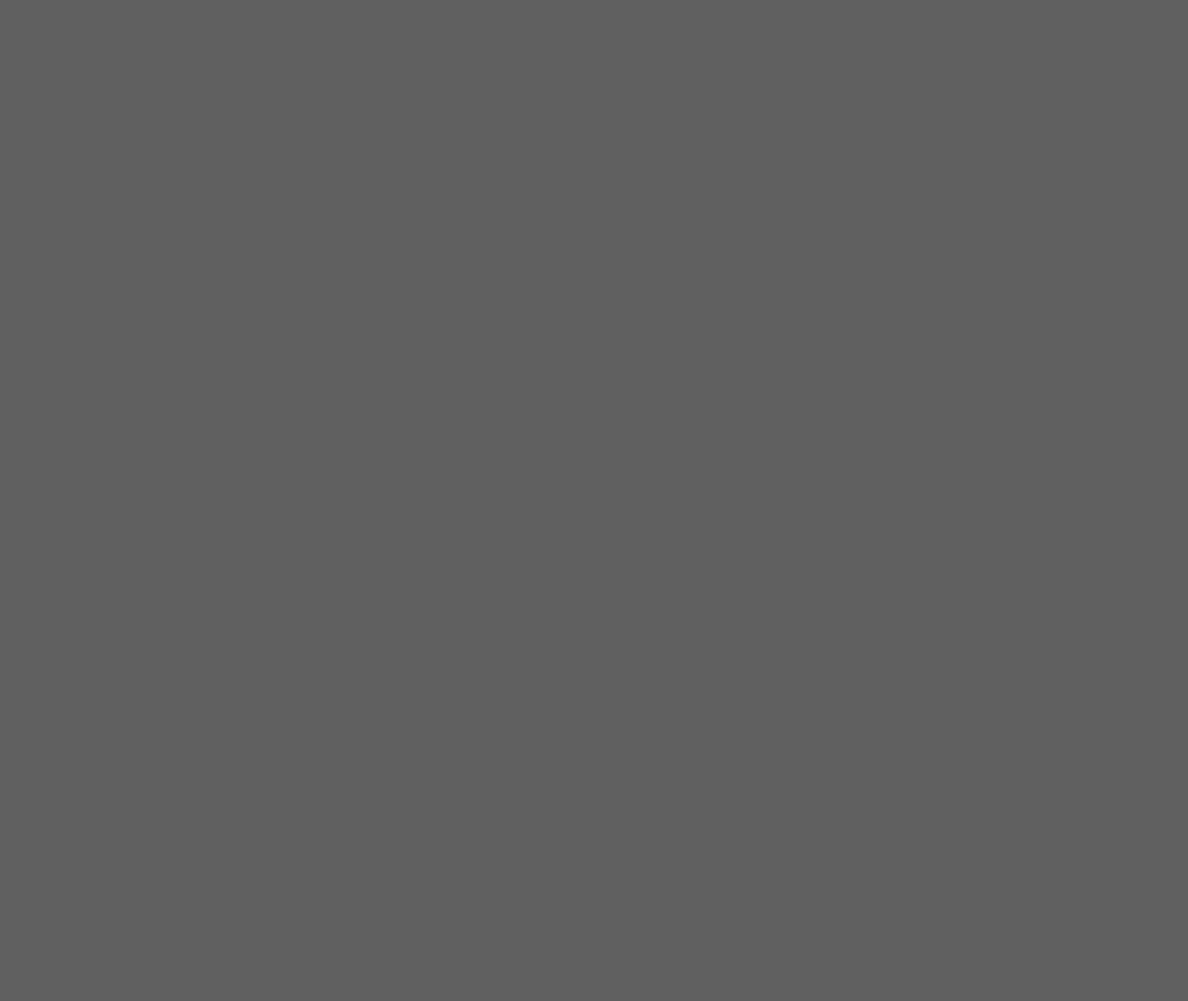
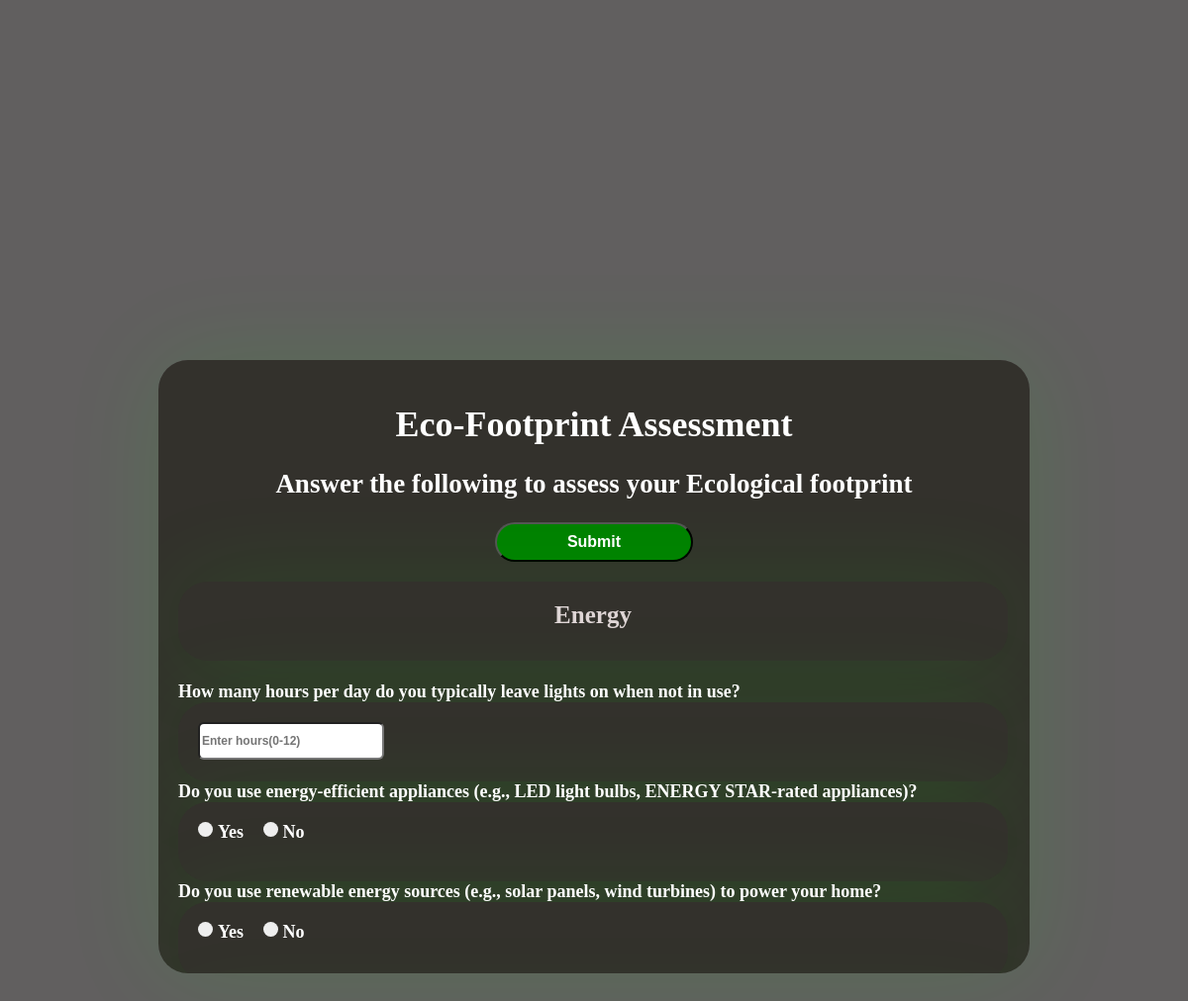
The app's page /eco-footprint-assessment/ (signed in) with its own data (2 pictures, top to bottom).
### users/models.py (models this page shows, shortened)
class EcoFootprintCategory(models.Model):
    name = models.CharField(max_length=100)

class EcoFootprintQuestion(models.Model):
    category = models.ForeignKey(EcoFootprintCategory, on_delete=models.CASCADE)
    question_text = models.TextField()

### users/views.py (the view)
# urls.py: path('eco-footprint-assessment/', views.eco_footprint_assessment, name='eco_footprint_assessment'),
@login_required(login_url='/login/')
def eco_footprint_assessment(request):
    user = request.user
    now = timezone.now()
    today = now.date()
    last_response = None
    last_submission_date = None
    try:
        last_response = UserResponse.objects.filter(user=user).latest('date')
        last_submission_date = last_response.date.date()
    except UserResponse.DoesNotExist:
        last_submission_date = None
    recent_submission = last_submission_date == today
    if recent_submission:
        return render(request, 'wait_24.html', {'recent_submission': recent_submission, 'last_submission_time': last_response.date, 'first_name': user.first_name})
    if request.method == 'POST':
        for question_id, response_text in request.POST.items():
            if question_id.startswith('response_'):
                if not response_text or response_text == "Select an option":
                    return HttpResponse("Please answer all questions before submitting.")
        for question_id, response_text in request.POST.items():
            if question_id.startswith('response_'):
                question_id = int(question_id.split('_')[1])
                question = EcoFootprintQuestion.objects.get(pk=question_id)
                UserResponse.objects.create(user=user, question=question, response=response_text, date=now)
        return redirect('assessment_complete')
    else:
        categories = EcoFootprintCategory.objects.all()
        return render(request, 'assessment.html', {
            'categories': categories,
            'last_submission_time': last_response.date if last_response else None
        })

### users/templates/assessment.html (shortened to what this page needs)
<!DOCTYPE html>
<html lang="en">
<head>
</head>
<body style="background-color:#615f5f;">
    <div class="energy">
    <h1 style="text-align:center;">Eco-Footprint Assessment</h1>
    <h2  style="text-align:center;"> Answer the following to assess your Ecological footprint</h2>
    <div style="text-align:center;">
        <button type="submit" class="submit-button" form="eco-form">Submit</button>
    </div>
    {% if categories %}
        <form method="post">
            {% for category in categories %}
            <h2 style="text-align:center; font-size:25px;color:#ded5d5; font-weight:bold;" class="category" >{{ category.name }}</h2>
            {% for question in category.ecofootprintquestion_set.all %}
            <div>
                <label >{{ question.question_text }}</label><br>
                <div class="category">
                    {% if question.question_text == "How many hours per day do you typically leave lights on when not in use?" %}
                    <input type="number" name="response_{{ question.id }}" placeholder="Enter hours(0-12)" class="custom-textbox" min="0" max="12" required /><br>
                    {% elif question.question_text == "Do you use energy-efficient appliances (e.g., LED light bulbs, ENERGY STAR-rated appliances)?" %}
                        <label class="custom-radio">
                            Yes
                            <span class="checkmark"></span>
                        </label>
                        <label class="custom-radio">
                            No
                            <span class="checkmark"></span>
                        </label><br>
                    {% elif question.question_text == "Do you use renewable energy sources (e.g., solar panels, wind turbines) to power your home?" %}
                        <label class="custom-radio">
                            Yes
                            <span class="checkmark"></span>
                        </label>
                        <label class="custom-radio">
                            No
                            <span class="checkmark"></span>
                        </label><br>
                    {% endif %}
                </div>
            </div>
            {% endfor %}
            {% endfor %}
        </form>
    {% else %}
        <p>No categories found.</p>
    {% endif %}
    </div>
</body>
</html>

### users/templates/assessment.html (style rules this page uses)
.energy { height: 580px; width:70%; padding: 20px; background-color: #33312c; border-radius: 30px; position: absolute; top: 50%; left: 50%; transform: translate(-50%, -50%); box-shadow: 0 0 100px rgba(0, 255, 0, 0.1); transition: box-shadow 0.3s ease; overflow-y: auto; z-index: 1; font-weight:bold; font-size:18px; color:white; }
.custom-textbox { width: 180px; height: 32px; border-radius:6px; background-color:white; font-color:Black; font-weight:bold; font-size:12px; }
.custom-radio { display: inline-block; position: relative; padding-left: 20px; margin-right: 15px; cursor: pointer; font-size: 18px; user-select: none; }
.custom-radio .checkmark { position: absolute; top: 0; left: 0; height: 15px; width: 15px; background-color: #eee; border-radius: 50%; }
.custom-radio .checkmark:after { content: ""; position: absolute; display: none; }
.custom-radio .checkmark:after { top: 4px; left: 4px; width: 8px; height: 8px; border-radius: 50%; background: #c2bebe; }
.category { height: 40px; width:95%; padding: 20px; background-color: #33312c; border-radius: 30px; box-shadow: 0 0 100px rgba(0, 255, 0, 0.1); transition: box-shadow 0.3s ease; font-weight:bold; font-size:18px; color:white; }
.submit-button { display: block; margin: 20px auto; width: 50%; max-width: 200px; text-align: center; height: 40px; background-color: green; border-radius: 20px; font-weight: bold; font-size: 16px; color: white; cursor: pointer; transition: background-color 0.5s ease; }

### records on screen
EcoFootprintCategory: name "Energy"
EcoFootprintQuestion: question_text "How many hours per day do you typically leave lights on when not in use?", id "Enter hours(0-12)"
EcoFootprintQuestion: question_text "Do you use energy-efficient appliances (e.g., LED light bulbs, ENERGY STAR-rated appliances)?"
EcoFootprintQuestion: question_text "Do you use renewable energy sources (e.g., solar panels, wind turbines) to power your home?"
